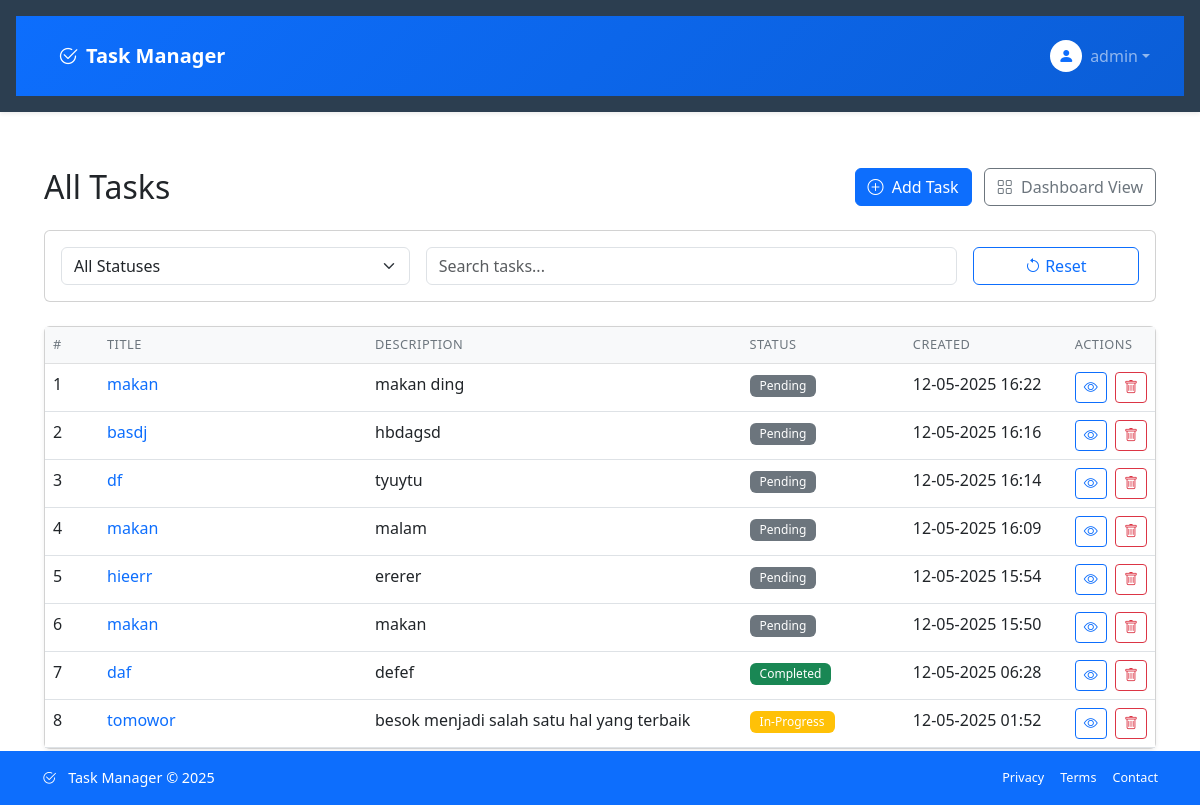
Page /tasks (signed in) on the committed database.
### tables this page shows
CREATE TABLE tasks (
                id INTEGER PRIMARY KEY AUTOINCREMENT,
                title TEXT NOT NULL,
                description TEXT,
                status TEXT DEFAULT 'pending',
                user_id INTEGER NOT NULL,
                created_at TIMESTAMP DEFAULT CURRENT_TIMESTAMP,
                FOREIGN KEY (user_id) REFERENCES users (id)
            );

### app.py (the view)
@app.route('/tasks')
def all_tasks():
    conn = get_db()
    tasks = conn.execute('''
        SELECT * FROM tasks
        WHERE user_id = ?
        ORDER BY datetime(created_at) DESC
    ''', (session['user_id'],)).fetchall()
    conn.close()
    return render_template('all_tasks.html', tasks=tasks)

### app.py (called while the page is built)
def get_db():
    conn = sqlite3.connect('database.db')
    conn.row_factory = sqlite3.Row
    return conn

@app.before_request
def require_login():
    allowed_routes = ['login', 'register', 'static']
    if request.endpoint not in allowed_routes and 'user_id' not in session:
        return redirect(url_for('login'))

def format_datetime(dt_str, format='%d-%m-%Y %H:%M'):  # Format Indonesia (hari-bulan-tahun jam:menit)
    if dt_str is None:
        return ""
    try:
        dt = datetime.fromisoformat(dt_str)
        return dt.strftime(format)
    except ValueError:
        return dt_str

### templates/all_tasks.html (shortened to what this page needs)
{% extends "base.html" %}
{% block content %}
<div class="container-fluid py-4">
    <div class="d-flex justify-content-between align-items-center mb-4">
        <h1 class="h2 mb-0">All Tasks</h1>
        <div>
            <button class="btn btn-primary" data-bs-toggle="modal" data-bs-target="#addTaskModal">
                <i class="bi bi-plus-circle me-1"></i> Add Task
            </button>
            <a href="{{ url_for('dashboard') }}" class="btn btn-outline-secondary ms-2">
                <i class="bi bi-grid me-1"></i> Dashboard View
            </a>
        </div>
    </div>
    <div class="card mb-4">
        <div class="card-body">
            <div class="row g-3">
                <div class="col-md-4">
                    <select class="form-select" id="statusFilter">
                        <option value="">All Statuses</option>
                    </select>
                </div>
                <div class="col-md-6">
                    <input type="text" class="form-control" placeholder="Search tasks..." id="taskSearch">
                </div>
                <div class="col-md-2">
                    <button class="btn btn-outline-primary w-100" id="resetFilters">
                        <i class="bi bi-arrow-counterclockwise"></i> Reset
                    </button>
                </div>
            </div>
        </div>
    </div>
    <div class="card shadow-sm">
        <div class="card-body p-0">
            <div class="table-responsive">
                <table class="table table-hover mb-0">
                    <thead class="table-light">
                        <tr>
                            <th width="5%">#</th>
                            <th width="25%">Title</th>
                            <th width="35%">Description</th>
                            <th width="15%">Status</th>
                            <th width="15%">Created</th>
                            <th width="5%">Actions</th>
                        </tr>
                    </thead>
                    <tbody>
                        {% for task in tasks %}
                        <tr>
                            <td>{{ loop.index }}</td>
                            <td>
                                <a href="{{ url_for('task_detail', task_id=task['id']) }}" class="text-decoration-none">
                                    {{ task['title'] }}
                                </a>
                            </td>
                            <td>{{ task['description']|truncate(50) }}</td>
                            <td>
                                <span class="badge bg-{{ 'success' if task['status'] == 'completed' else 'warning' if task['status'] == 'in-progress' else 'secondary' }}">
                                    {{ task['status']|title }}
                                </span>
                            </td>
                            <td>{{ task['created_at']|datetime }}</td>
                            <td class="text-nowrap">
                                <a href="{{ url_for('task_detail', task_id=task['id']) }}" class="btn btn-sm btn-outline-primary me-1" title="View">
                                    <i class="bi bi-eye"></i>
                                </a>
                                <form action="{{ url_for('delete_task', task_id=task['id']) }}" method="POST" class="d-inline">
                                    <button type="submit" class="btn btn-sm btn-outline-danger" title="Delete" onclick="return confirm('Are you sure?')">
                                        <i class="bi bi-trash"></i>
                                    </button>
                                </form>
                            </td>
                        </tr>
                        {% endfor %}
                    </tbody>
                </table>
            </div>
        </div>
    </div>
</div>
{% endblock %}

### static/style.css (style rules this page uses)
body { font-family: 'Segoe UI', Tahoma, Geneva, Verdana, sans-serif; line-height: 1.6; margin: 0; padding: 0; color: #333; background-color: #f5f5f5; }
.btn { display: inline-block; background-color: #3498db; color: white; padding: 0.5rem 1rem; border: none; border-radius: 4px; cursor: pointer; text-decoration: none; font-size: 1rem; }
body { background-color: var(--bs-body-bg); color: var(--bs-body-color); }
.btn-primary { --bs-btn-bg: #0d6efd; --bs-btn-border-color: #0d6efd; --bs-btn-hover-bg: #0b5ed7; --bs-btn-hover-border-color: #0a58ca; --bs-btn-active-bg: #0a58ca; }
.card { border: none; border-radius: 0.5rem; }
.btn-primary { transition: all 0.2s ease; }

### templates/all_tasks.html (style rules this page uses)
.table th { font-weight: 500; text-transform: uppercase; font-size: 0.8rem; letter-spacing: 0.5px; color: #6c757d; }
.badge { font-weight: 500; padding: 5px 10px; }

### templates/base.html (style rules this page uses)
.bi { transition: transform 0.3s ease; }

### rows in the picture
tasks: title "makan", description "makan ding", status "Pending", created_at "12-05-2025 16:22"
tasks: title "basdj", description "hbdagsd", status "Pending", created_at "12-05-2025 16:16"
tasks: title "df", description "tyuytu", status "Pending", created_at "12-05-2025 16:14"
tasks: title "makan", description "malam", status "Pending", created_at "12-05-2025 16:09"
tasks: title "hieerr", description "ererer", status "Pending", created_at "12-05-2025 15:54"
tasks: title "makan", description "makan", status "Pending", created_at "12-05-2025 15:50"
tasks: title "daf", description "defef", status "Completed", created_at "12-05-2025 06:28"
tasks: title "tomowor", description "besok menjadi salah satu hal yang terbaik", status "In-Progress", created_at "12-05-2025 01:52"

### other values in the picture
{{ session['username'] }} "admin"
